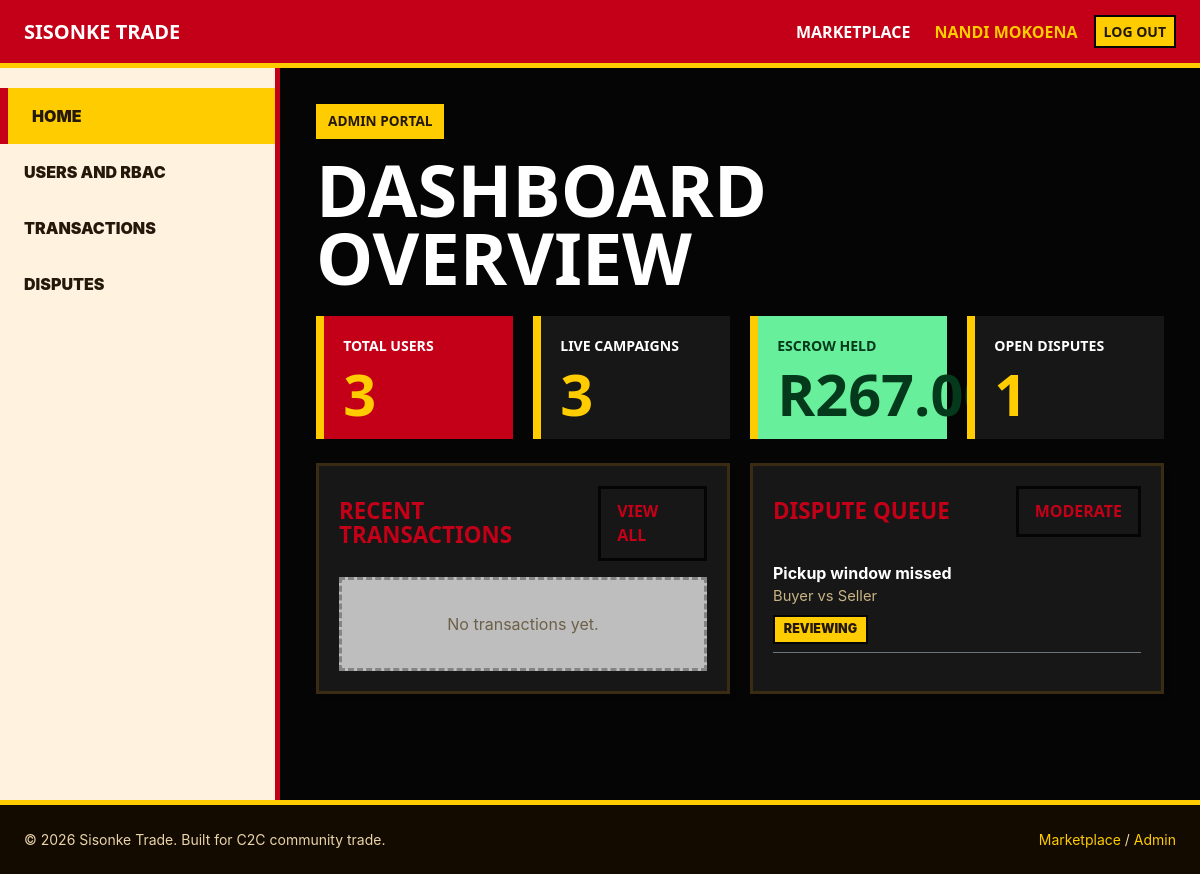
Page /admin/dashboard.php (signed in) on the committed database.
### tables this page shows
CREATE TABLE IF NOT EXISTS disputes (
  dispute_id INT AUTO_INCREMENT PRIMARY KEY,
  participant_id INT NULL,
  campaign_id INT NULL,
  buyer_id INT NULL,
  seller_id INT NULL,
  reason VARCHAR(255) NOT NULL,
  details TEXT NULL,
  status ENUM('open','reviewing','resolved','rejected') DEFAULT 'open',
  resolution_note TEXT NULL,
  created_at TIMESTAMP NOT NULL DEFAULT CURRENT_TIMESTAMP,
  resolved_at TIMESTAMP NULL DEFAULT NULL,
  INDEX (participant_id),
  INDEX (campaign_id),
  INDEX (buyer_id),
  INDEX (seller_id),
  CONSTRAINT disputes_participant_fk FOREIGN KEY (participant_id)
    REFERENCES campaign_participants (participant_id) ON DELETE SET NULL,
  CONSTRAINT disputes_campaign_fk FOREIGN KEY (campaign_id)
    REFERENCES group_buy_campaigns (campaign_id) ON DELETE SET NULL,
  CONSTRAINT disputes_buyer_fk FOREIGN KEY (buyer_id)
    REFERENCES buyers (buyer_id) ON DELETE SET NULL,
  CONSTRAINT disputes_seller_fk FOREIGN KEY (seller_id)
    REFERENCES sellers (seller_id) ON DELETE SET NULL
);

### includes/marketplace_service.php (called while the page is built, shortened)
<?php
function sisonke_e(mixed $value): string
{
    return htmlspecialchars((string) $value, ENT_QUOTES, 'UTF-8');
}
function sisonke_money(float|int|string $amount): string
{
    return 'R' . number_format((float) $amount, 2);
}
function sisonke_bootstrap_marketplace_schema(PDO $pdo): void
{
    static $bootstrapped = false;
    if ($bootstrapped) {
        return;
    }
    $bootstrapped = true;
}
function sisonke_fetch_admin_summary(PDO $pdo): array
{
    $stmt = $pdo->query(
        "SELECT
            (SELECT COUNT(*) FROM users) AS total_users,
            (SELECT COUNT(*) FROM group_buy_campaigns WHERE status IN ('active','fulfilled')) AS live_campaigns,
            (SELECT COALESCE(SUM(total_amount), 0) FROM escrow_payments WHERE status = 'held') AS escrow_held,
            (SELECT COUNT(*) FROM disputes WHERE status IN ('open','reviewing')) AS open_disputes,
            (SELECT COUNT(*) FROM transactions WHERE status = 'completed') AS completed_transactions"
    );
    return $stmt->fetch() ?: [];
}
function sisonke_fetch_admin_transactions(PDO $pdo): array
{
    $stmt = $pdo->query(
        "SELECT
            t.transaction_id,
            t.escrow_id,
            t.participant_id,
            t.reference_number,
            t.amount,
            t.payment_method,
            t.status AS transaction_status,
            t.created_at,
            e.status AS escrow_status,
            e.released_at,
            buyer.full_name AS buyer_name,
            seller_user.full_name AS seller_name,
            s.business_name,
            p.name AS product_name
         FROM transactions t
         INNER JOIN escrow_payments e ON e.escrow_id = t.escrow_id
         INNER JOIN users buyer ON buyer.user_id = t.buyer_id
         INNER JOIN sellers s ON s.seller_id = t.seller_id
         INNER JOIN users seller_user ON seller_user.user_id = s.seller_id
         LEFT JOIN campaign_participants cp ON cp.participant_id = t.participant_id
         LEFT JOIN group_buy_campaigns c ON c.campaign_id = cp.campaign_id
         LEFT JOIN products p ON p.product_id = c.product_id
         ORDER BY t.created_at DESC"
    );
    return $stmt->fetchAll();
}
function sisonke_fetch_admin_disputes(PDO $pdo): array
{
    $stmt = $pdo->query(
        "SELECT
            d.*,
            buyer.full_name AS buyer_name,
            seller_user.full_name AS seller_name,
            s.business_name,
            p.name AS product_name,
            t.reference_number
         FROM disputes d
         LEFT JOIN users buyer ON buyer.user_id = d.buyer_id
         LEFT JOIN sellers s ON s.seller_id = d.seller_id
         LEFT JOIN users seller_user ON seller_user.user_id = s.seller_id
         LEFT JOIN group_buy_campaigns c ON c.campaign_id = d.campaign_id
         LEFT JOIN products p ON p.product_id = c.product_id
         LEFT JOIN transactions t ON t.participant_id = d.participant_id
         ORDER BY FIELD(d.status, 'open', 'reviewing', 'resolved', 'rejected'), d.created_at DESC"
    );
    return $stmt->fetchAll();
}

### admin/dashboard.php (the view, shortened to what this page needs)
<?php
require_once dirname(__DIR__) . '/includes/auth_check.php';
require_once dirname(__DIR__) . '/includes/marketplace_service.php';
$summary = sisonke_fetch_admin_summary($pdo);
$transactions = array_slice(sisonke_fetch_admin_transactions($pdo), 0, 5);
$disputes = array_slice(sisonke_fetch_admin_disputes($pdo), 0, 4);
require_once dirname(__DIR__) . '/includes/header.php';
?>
<div class="admin-shell">
    <?php require dirname(__DIR__) . '/includes/admin_sidebar.php'; ?>
    <section class="admin-content">
        <span class="st-kicker">Admin portal</span>
        <h1 class="st-title mb-4">Dashboard overview</h1>
        <div class="st-grid st-grid-4 mb-4">
            <div class="st-metric st-metric-red">
                <span class="st-metric-label">Total users</span>
                <span class="st-metric-value"><?= (int) $summary['total_users'] ?></span>
            </div>
            <div class="st-metric">
                <span class="st-metric-label">Live campaigns</span>
                <span class="st-metric-value"><?= (int) $summary['live_campaigns'] ?></span>
            </div>
            <div class="st-metric st-metric-green">
                <span class="st-metric-label">Escrow held</span>
                <span class="st-metric-value"><?= sisonke_money($summary['escrow_held']) ?></span>
            </div>
            <div class="st-metric">
                <span class="st-metric-label">Open disputes</span>
                <span class="st-metric-value"><?= (int) $summary['open_disputes'] ?></span>
            </div>
        </div>
        <div class="st-grid st-grid-2">
            <article class="st-card st-card-dark">
                <div class="st-card-body">
                    <div class="d-flex justify-content-between align-items-center gap-2 mb-3">
                        <h2 class="st-card-title mb-0">Recent transactions</h2>
                        <a class="st-btn st-btn-outline" href="<?= sisonke_e(SISONKE_BASE_URL) ?>/admin/transactions.php">View all</a>
                    </div>
                    <?php if ($transactions === []): ?>
                        <div class="st-empty">No transactions yet.</div>
                    <?php endif; ?>
                </div>
            </article>
            <article class="st-card st-card-dark">
                <div class="st-card-body">
                    <div class="d-flex justify-content-between align-items-center gap-2 mb-3">
                        <h2 class="st-card-title mb-0">Dispute queue</h2>
                        <a class="st-btn st-btn-outline" href="<?= sisonke_e(SISONKE_BASE_URL) ?>/admin/disputes.php">Moderate</a>
                    </div>
                    <?php if ($disputes === []): ?>
                        <div class="st-empty">No open disputes.</div>
                    <?php else: ?>
                        <?php foreach ($disputes as $dispute): ?>
                            <div class="border-bottom border-secondary py-2">
                                <strong><?= sisonke_e($dispute['reason']) ?></strong>
                                <div class="st-meta"><?= sisonke_e($dispute['buyer_name'] ?? 'Buyer') ?> vs <?= sisonke_e($dispute['business_name'] ?? 'Seller') ?></div>
                                <span class="st-badge mt-2"><?= sisonke_e($dispute['status']) ?></span>
                            </div>
                        <?php endforeach; ?>
                    <?php endif; ?>
                </div>
            </article>
        </div>
    </section>
</div>
<?php
require_once dirname(__DIR__) . '/includes/footer.php';

### assets/css/style.css (style rules this page uses)
*, *::before, *::after { box-sizing: border-box; }
body { margin: 0; font-family: system-ui, sans-serif; line-height: 1.5; color: #1a1a1a; background: #f6f7f9; }
.website-page { --st-red: #c40018; --st-red-dark: #8d0012; --st-yellow: #ffcc00; --st-cream: #fff4df; --st-sand: #f8dfb4; --st-ink: #23180a; --st-muted: #6d6049; --st-black: #050505; min-height: 100vh; display: flex; flex-direction: column; background: var(--st-cream); color: var(--st-ink); font-family: "Inter", system-ui, -apple-system, BlinkMacSystemFont, "Segoe UI", sans-serif; }
.sisonke-brand, .sisonke-navbar .nav-link, .st-title, .st-kicker, .st-card-title, .st-section-title, .st-metric-label, .st-metric-value, .st-btn, .sisonke-btn-yellow, .table th { font-family: "Space Grotesk", "Arial Black", system-ui, sans-serif; font-weight: 700; letter-spacing: 0; text-transform: uppercase; }
.st-page-dark { background: var(--st-black); color: #fff; }
.st-title { max-width: 820px; margin: 0; font-size: clamp(2.5rem, 6vw, 5rem); line-height: 0.95; }
.st-kicker { display: inline-block; margin-bottom: 1rem; padding: 0.45rem 0.75rem; background: var(--st-yellow); color: var(--st-ink); font-size: 0.85rem; }
.st-grid { display: grid; gap: 1.25rem; }
.st-grid-2 { grid-template-columns: repeat(2, minmax(0, 1fr)); }
.st-grid-4 { grid-template-columns: repeat(4, minmax(0, 1fr)); }
.st-card { border: 3px solid var(--st-black); border-radius: 0; background: #fff; color: var(--st-ink); box-shadow: 6px 6px 0 rgba(0, 0, 0, 0.12); }
.st-card-dark { border-color: #3a2c13; background: #171717; color: #fff; }
.st-card-body { padding: 1.25rem; }
.st-card-title { margin: 0; color: var(--st-red); font-size: 1.4rem; line-height: 1.1; }
.st-meta { color: var(--st-muted); font-size: 0.92rem; }
.st-card-dark .st-meta { color: #c8b384; }
.st-btn { display: inline-flex; align-items: center; justify-content: center; gap: 0.45rem; min-height: 42px; padding: 0.65rem 1rem; border: 3px solid var(--st-black); border-radius: 0; background: var(--st-red); color: #fff; text-decoration: none; }
.st-btn-outline { background: transparent; color: var(--st-red); }
.st-badge { display: inline-flex; align-items: center; min-height: 26px; padding: 0.2rem 0.55rem; border: 2px solid var(--st-black); background: var(--st-yellow); color: var(--st-ink); font-size: 0.78rem; font-weight: 900; text-transform: uppercase; }
.st-metric { border-left: 8px solid var(--st-yellow); padding: 1.2rem; background: #171717; color: #fff; }
.st-metric-red { background: var(--st-red); }
.st-metric-green { background: #68ef9b; color: #05391c; }
.st-metric-label { display: block; font-size: 0.88rem; }
.st-metric-value { display: block; margin-top: 0.75rem; color: var(--st-yellow); font-size: clamp(2rem, 5vw, 3.6rem); line-height: 0.9; }
.st-metric-green .st-metric-value { color: #05391c; }
.admin-shell { display: grid; grid-template-columns: minmax(220px, 280px) 1fr; min-height: calc(100vh - 68px); background: var(--st-black); }
.admin-content { min-width: 0; padding: clamp(1.25rem, 3vw, 2.5rem); color: #fff; }
.st-empty { border: 3px dashed rgba(0, 0, 0, 0.3); padding: 2rem; background: rgba(255, 255, 255, 0.72); color: var(--st-muted); text-align: center; }

### rows in the picture
disputes: reason "Pickup window missed", buyer_name "Buyer", business_name "Seller", status "REVIEWING"

### other values in the picture
$link['label'] "MARKETPLACE"
$name !== '' ? $name : ucfirst($role) "NANDI MOKOENA"
sisonke_t('nav_logout') "LOG OUT"
sisonke_e($link['label']) "HOME"
sisonke_e($link['label']) "USERS AND RBAC"
sisonke_e($link['label']) "TRANSACTIONS"
sisonke_e($link['label']) "DISPUTES"
$summary['total_users'] "3"
$summary['live_campaigns'] "3"
sisonke_money($summary['escrow_held']) "R267.00"
$summary['open_disputes'] "1"
sisonke_t('footer_built') "Built for C2C community trade."
sisonke_t('nav_marketplace') "Marketplace"
sisonke_t('nav_admin') "Admin"
